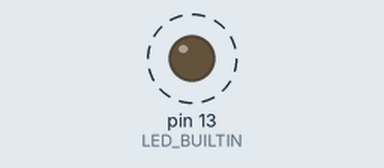
This program was run on a simulated Teensy 4. On the bench: output pins drawn as LEDs (lit = HIGH). Dashed ring = blinking. What the program prints to the serial monitor is not drawn.

Above: at 0.5 s.
Timing chart, 0 to 3.0 s (numbered marks = the images above):
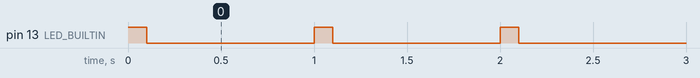

Measured:
- by itself, pin 13 (LED_BUILTIN): alternates HIGH for 0.10 s and LOW for 0.90 s

The program:

main.cpp
```cpp
#include <Arduino.h>
#include <FreeRTOS.h>
#include <task.h>
#include <queue.h>
#include <semphr.h>

static QueueHandle_t qSensor = nullptr;
static SemaphoreHandle_t serialMutex = nullptr;

// --- Contoh ISR pakai IntervalTimer (Teensy) ---
IntervalTimer isrTimer;

void isrTick() {
  static uint32_t counter = 0;
  counter++;
  BaseType_t xHigherWoken = pdFALSE;
  xQueueSendFromISR(qSensor, &counter, &xHigherWoken);
  portYIELD_FROM_ISR(xHigherWoken);
}

// --- Task 1: baca queue (data “datang” dari ISR) ---
void taskConsumer(void* pv) {
  uint32_t val;
  for (;;) {
    if (xQueueReceive(qSensor, &val, portMAX_DELAY) == pdPASS) {
      // Proteksi Serial dengan mutex agar output rapi
      xSemaphoreTake(serialMutex, portMAX_DELAY);
      Serial.printf("[consumer] got: %lu\n", (unsigned long)val);
      xSemaphoreGive(serialMutex);
    }
  }
}

// --- Task 2: kerja periodik (blink) ---
void taskBlink(void* pv) {
  pinMode(LED_BUILTIN, OUTPUT);
  for (;;) {
    digitalWrite(LED_BUILTIN, HIGH);
    vTaskDelay(pdMS_TO_TICKS(100));
    digitalWrite(LED_BUILTIN, LOW);
    vTaskDelay(pdMS_TO_TICKS(900));

    xSemaphoreTake(serialMutex, portMAX_DELAY);
    Serial.println("[blink] alive");
    xSemaphoreGive(serialMutex);
  }
}

void setup() {
  // Serial
  Serial.begin(115200);
  while (!Serial) { /* tunggu enumerasi USB */ }

  // RTOS primitives
  qSensor = xQueueCreate(16, sizeof(uint32_t));
  serialMutex = xSemaphoreCreateMutex();

  // Buat tasks (stack size & priority bisa disetel sesuai beban)
  xTaskCreate(
    taskConsumer, "consumer",
    2048 / sizeof(StackType_t),  // stack bytes/sizeof(StackType_t)
    nullptr,
    tskIDLE_PRIORITY + 2,
    nullptr
  );

  xTaskCreate(
    taskBlink, "blink",
    2048 / sizeof(StackType_t),
    nullptr,
    tskIDLE_PRIORITY + 1,
    nullptr
  );

  // Start ISR timer setiap 5 ms (200 Hz) untuk “mengirim data”
  isrTimer.begin(isrTick, 5000); // microseconds

  // Start scheduler (kebanyakan port Arduino+FreeRTOS perlu ini)
  vTaskStartScheduler();

  // Jika sampai sini, berarti gagal start scheduler (kehabisan heap)
  Serial.println("ERROR: vTaskStartScheduler failed!");
}

void loop() {
  // Tidak dipakai ketika RTOS jalan; boleh kosong atau yield
  vTaskDelay(pdMS_TO_TICKS(1000));
}
```
